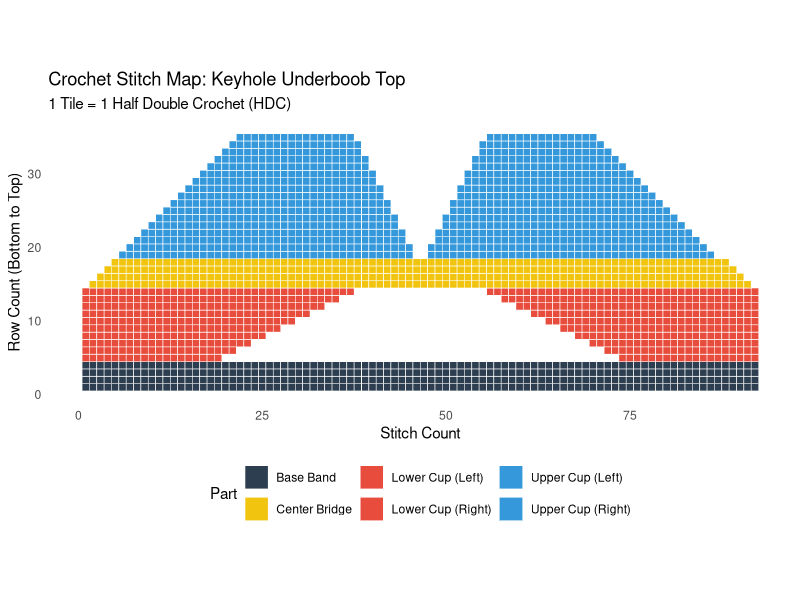

Write the R code that produced this figure.
## ---- chunk 1
#| label: stitch-map
library(ggplot2)
library(dplyr)

# Gauge: 2 HDC stitches = 1 cm
# Front panel width: 92 stitches
# Nipple distance: Peaks at X=20 and X=72

grid <- expand.grid(Stitch = 1:92, Row = 1:35)

grid <- grid %>%
  mutate(
    Part = case_when(
      # 1. The Base Band (Solid support under the cutout)
      Row <= 4 ~ "Base Band",
      
      # 2. The Cutout Region (Rows 5 to 14)
      # Creating an arched window. The inner edges taper inwards by 2 stitches per row.
      Row >= 5 & Row <= 14 & Stitch <= (19 + 2*(Row-5)) ~ "Lower Cup (Left)",
      Row >= 5 & Row <= 14 & Stitch >= (74 - 2*(Row-5)) ~ "Lower Cup (Right)",
      
      # 3. The Sternum Bridge (Rows 15 to 18)
      # The fabric reconnects above the hole. The outer edges begin to taper in slightly.
      Row >= 15 & Row <= 18 & Stitch >= (1 + (Row-14)) & Stitch <= (92 - (Row-14)) ~ "Center Bridge",
      
      # 4. The Upper Cups (Rows 19 to 35)
      # Splits back into two triangles tapering up to the neck straps (X=20 and X=72)
      Row >= 19 & Stitch >= (5 + (Row-18)) & Stitch <= (46 - (Row-18)*0.5) ~ "Upper Cup (Left)",
      Row >= 19 & Stitch >= (47 + (Row-18)*0.5) & Stitch <= (87 - (Row-18)) ~ "Upper Cup (Right)",
      
      TRUE ~ "Empty Space"
    )
  ) %>%
  filter(Part != "Empty Space")

# Plotting the updated stitch map
ggplot(grid, aes(x = Stitch, y = Row, fill = Part)) +
  geom_tile(color = "white", linewidth = 0.2) +
  scale_fill_manual(values = c(
    "Base Band" = "#2C3E50", 
    "Lower Cup (Left)" = "#E74C3C", 
    "Lower Cup (Right)" = "#E74C3C",
    "Center Bridge" = "#F1C40F",
    "Upper Cup (Left)" = "#3498DB",
    "Upper Cup (Right)" = "#3498DB"
  )) +
  theme_minimal() +
  coord_fixed(ratio = 1) + 
  labs(
    title = "Crochet Stitch Map: Keyhole Underboob Top",
    subtitle = "1 Tile = 1 Half Double Crochet (HDC)",
    x = "Stitch Count", 
    y = "Row Count (Bottom to Top)"
  ) +
  theme(panel.grid = element_blank(), legend.position = "bottom")
